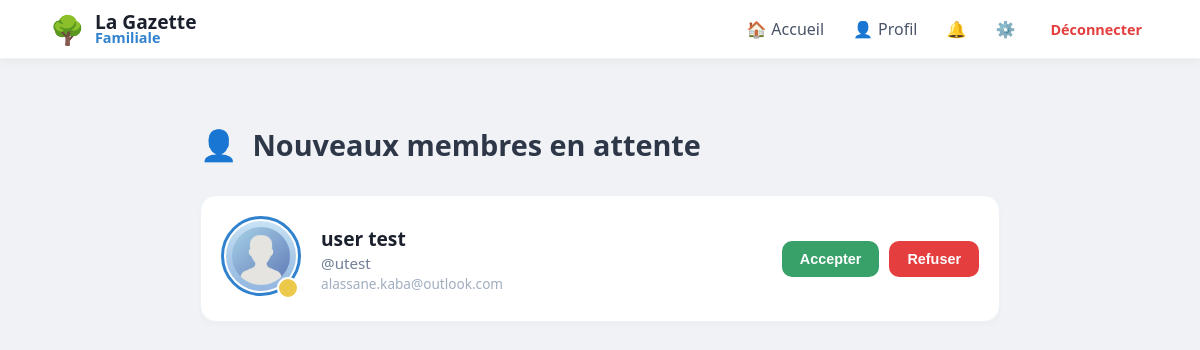
The app's page /admin/users (signed in) with its own data.
### tables this page shows
CREATE TABLE users (
                id INTEGER PRIMARY KEY AUTOINCREMENT, 
                email TEXT UNIQUE, 
                firstname TEXT, 
                lastname TEXT, 
                username TEXT UNIQUE, 
                password TEXT, 
                avatar TEXT,
                cover TEXT,
                bio TEXT,
                is_approved INTEGER DEFAULT 0,
                is_admin INTEGER DEFAULT 0
            );

### app.py (the view)
@app.route("/admin/users")
def admin_users():
    db = get_db()
    pending = db.execute("SELECT * FROM users WHERE is_approved = 0").fetchall()
    return render_template("admin.html", users=pending)

### app.py (called while the page is built)
def get_db():
    db = sqlite3.connect("database.db")
    db.row_factory = sqlite3.Row
    return db

@app.context_processor
def inject_global_stats():
    stats = {'total_users': 0, 'total_posts': 0}
    if session.get('user'):
        db = get_db()
        u_count = db.execute("SELECT COUNT(*) FROM users WHERE is_approved = 1").fetchone()[0]
        p_count = db.execute("SELECT COUNT(*) FROM posts").fetchone()[0]
        stats = {'total_users': u_count, 'total_posts': p_count}
    return stats

@app.context_processor
def inject_pending_count():
    if session.get('is_admin'):
        db = get_db()
        count = db.execute("SELECT COUNT(*) as total FROM users WHERE is_approved = 0").fetchone()
        return {'pending_count': count['total']}
    return {'pending_count': 0}

@app.context_processor
def inject_notifications_count():
    if session.get('user'):
        db = get_db()
        count = db.execute("SELECT COUNT(*) FROM notifications WHERE username = ? AND is_read = 0",
                           (session['user'],)).fetchone()[0]
        return {'unread_count': count}
    return {'unread_count': 0}

### templates/admin.html (shortened to what this page needs)
{% extends "base.html" %}
{% block content %}
<div style="grid-column: 1 / -1; max-width: 800px; margin: 20px auto; width: 100%;">
    <div style="display: flex; align-items: center; gap: 15px; margin-bottom: 30px;">
        <span style="font-size: 30px;">👤</span>
        <h2 style="color: #2d3748; margin: 0; font-size: 1.8em; font-weight: 800;">Nouveaux membres en attente</h2>
    </div>
    {% if users %}
    <div style="display: flex; flex-direction: column; gap: 15px;">
        {% for user in users %}
        <div class="post-card"
             style="background: white; border-radius: 16px; padding: 20px; display: flex; align-items: center; justify-content: space-between; box-shadow: 0 4px 6px rgba(0,0,0,0.02); border: 1px solid #edf2f7;">
            <div style="display: flex; align-items: center; gap: 20px;">
                <div style="position: relative;">
                    <img src="{{ url_for('static', filename='avatars/' + (user['avatar'] if user['avatar'] and user['avatar'] != 'null' else 'default.png')) }}"
                         style="width: 70px; height: 70px; border-radius: 50%; object-fit: cover; border: 3px solid #3182ce; padding: 2px;"
                         onerror="this.src='{{ url_for('static', filename='avatars/default.png') }}';">
                    <div style="position: absolute; bottom: 2px; right: 2px; width: 18px; height: 18px; background: #ecc94b; border-radius: 50%; border: 2px solid white;"
                         title="En attente"></div>
                </div>
                <div>
                    <strong style="display: block; color: #1a202c; font-size: 1.2em;">{{ user['firstname'] }} {{
                        user['lastname'] }}</strong>
                    <span style="color: #718096; font-size: 0.95em;">@{{ user['username'] }}</span>
                    <span style="color: #a0aec0; font-size: 0.85em; display: block;">{{ user['email'] }}</span>
                </div>
            </div>
            <div style="display: flex; gap: 10px;">
                <form action="{{ url_for('approve_user', user_id=user['id']) }}" method="POST" style="margin: 0;">
                    <button type="submit"
                            style="background: #38a169; color: white; border: none; padding: 10px 18px; border-radius: 10px; font-weight: 700; cursor: pointer; transition: 0.3s; font-size: 0.9em;">
                        Accepter
                    </button>
                </form>
                <form action="{{ url_for('reject_user', user_id=user['id']) }}" method="POST" style="margin: 0;"
                      onsubmit="return confirm('Refuser et supprimer cet utilisateur ?');">
                    <button type="submit"
                            style="background: #e53e3e; color: white; border: none; padding: 10px 18px; border-radius: 10px; font-weight: 700; cursor: pointer; transition: 0.3s; font-size: 0.9em;">
                        Refuser
                    </button>
                </form>
            </div>
        </div>
        {% endfor %}
    </div>
    {% endif %}
</div>
{% endblock %}

### static/style.css (style rules this page uses)
body { font-family: 'Segoe UI', system-ui, -apple-system, sans-serif; background: #f0f2f5; margin: 0; color: #1a202c; }
.post-card { background: white; border-radius: 15px; padding: 20px; margin-bottom: 20px; box-shadow: 0 2px 8px rgba(0,0,0,0.05); border: 1px solid #edf2f7; overflow: hidden; }

### templates/base.html (style rules this page uses)
:root { --bg-color: #f0f2f5; --primary: #3182ce; --text-main: #1a202c; --text-light: #718096; --danger: #e53e3e; --success: #38a169; --info: #3182ce; }
body { background-color: var(--bg-color); margin: 0; font-family: 'Segoe UI', system-ui, -apple-system, sans-serif; }

### records on screen
users: avatar (placeholder picture), firstname "user", lastname "test", username "utest", email "alassane.kaba@outlook.com"
